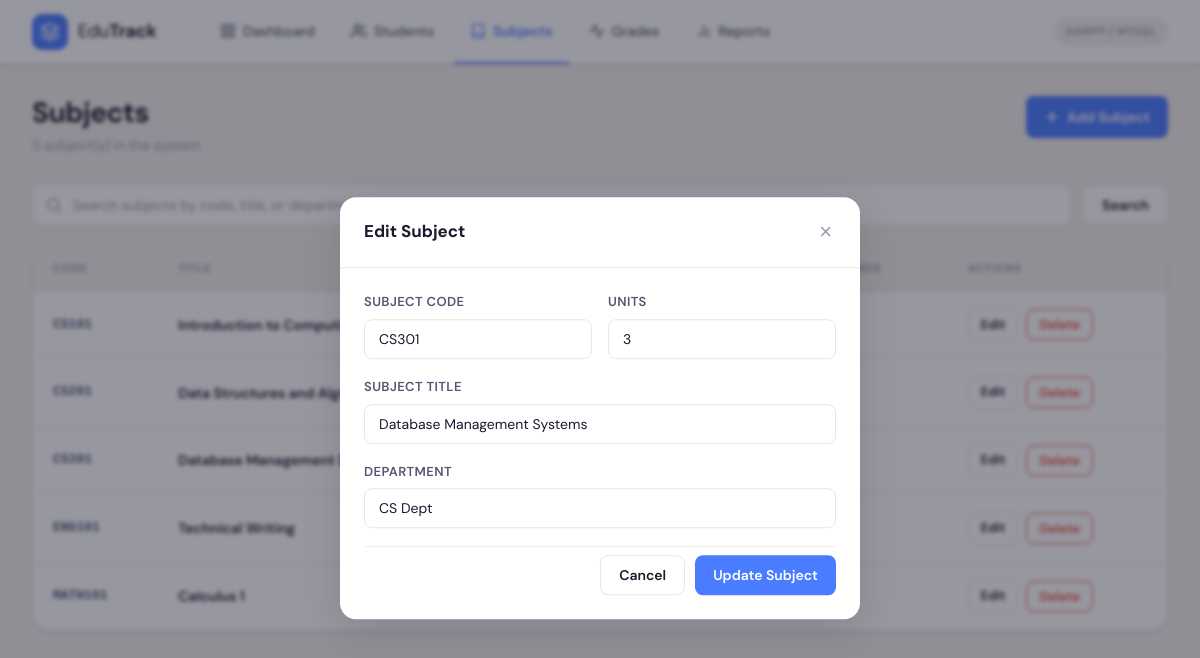
Screenshot of /pages/subjects.php?action=edit&id=3 with the database file from the repository.
### tables this page shows
CREATE TABLE IF NOT EXISTS subjects (
    id INT AUTO_INCREMENT PRIMARY KEY,
    code VARCHAR(20) UNIQUE NOT NULL,
    title VARCHAR(150) NOT NULL,
    units INT NOT NULL DEFAULT 3,
    department VARCHAR(100) NOT NULL,
    created_at TIMESTAMP DEFAULT CURRENT_TIMESTAMP
);

### pages/subjects.php (the view, shortened to what this page needs)
<?php
$db = getDB();
$search = $db->real_escape_string($_GET['search'] ?? '');
$where = $search ? "WHERE (code LIKE '%$search%' OR title LIKE '%$search%' OR department LIKE '%$search%')" : '';
$subjects = $db->query("SELECT s.*, (SELECT COUNT(*) FROM grades g WHERE g.subject_id = s.id) as grade_records FROM subjects s $where ORDER BY code");
$count = $db->query("SELECT COUNT(*) as c FROM subjects $where")->fetch_assoc()['c'];
require_once '../includes/header.php';
?>
<div class="page-header">
    <div class="page-title">
        <h1>Subjects</h1>
        <p><?= $count ?> subject(s) in the system</p>
    </div>
    <a href="subjects.php?action=add" class="btn btn-primary">
        <svg viewBox="0 0 24 24" fill="none"><line x1="12" y1="5" x2="12" y2="19" stroke="currentColor" stroke-width="2.5" stroke-linecap="round"/><line x1="5" y1="12" x2="19" y2="12" stroke="currentColor" stroke-width="2.5" stroke-linecap="round"/></svg>
        Add Subject
    </a>
</div>
<form method="GET" action="subjects.php" style="margin-bottom:20px">
    <div class="filter-bar">
        <div class="search-wrap">
            <svg viewBox="0 0 24 24" fill="none"><circle cx="11" cy="11" r="8" stroke="currentColor" stroke-width="2"/><path d="m21 21-4.35-4.35" stroke="currentColor" stroke-width="2" stroke-linecap="round"/></svg>
        </div>
        <button type="submit" class="btn btn-secondary">Search</button>
    </div>
</form>
<div class="table-wrapper">
    <table>
        <thead>
            <tr>
                <th>Code</th>
                <th>Title</th>
                <th>Units</th>
                <th>Department</th>
                <th>Grade Records</th>
                <th>Actions</th>
            </tr>
        </thead>
        <tbody>
        <?php while ($s = $subjects->fetch_assoc()): ?>
        <tr>
            <td class="td-number" style="font-weight:700"><?= htmlspecialchars($s['code']) ?></td>
            <td class="td-name"><?= htmlspecialchars($s['title']) ?></td>
            <td style="color: var(--primary); font-weight:700"><?= $s['units'] ?></td>
            <td class="td-muted"><?= htmlspecialchars($s['department']) ?></td>
            <td><?= $s['grade_records'] ?></td>
            <td>
                <div class="td-actions">
                    <a href="subjects.php?action=edit&id=<?= $s['id'] ?>" class="btn btn-sm btn-secondary">Edit</a>
                    <button onclick="confirmDelete('subjects.php?action=delete&id=<?= $s['id'] ?>', '<?= htmlspecialchars($s['code']) ?>')" class="btn btn-sm btn-danger">Delete</button>
                </div>
            </td>
        </tr>
        <?php endwhile; ?>
        </tbody>
    </table>
</div>
<?php require_once '../includes/footer.php'; ?>

### assets/css/style.css (style rules this page uses)
:root { --primary: #4A7CFF; --primary-dark: #3561E6; --primary-light: #EBF0FF; --accent-blue: #4A7CFF; --accent-green: #2ECC71; --accent-red: #E74C3C; --text-dark: #1A1A2E; --text-mid: #555770; --text-light: #9A9BB0; --bg-main: #F2F0EB; --bg-white: #FFFFFF; --bg-card: #FFFFFF; --border: #E8E6E0; --border-light: #F0EDE8; --shadow-sm: 0 1px 3px rgba(0,0,0,0.06), 0 1px 2px rgba(0,0,0,0.04); --shadow-md: 0 4px 16px rgba(0,0,0,0.08), 0 2px 6px rgba(0,0,0,0.05); --shadow-lg: 0 10px 40px rgba(0,0,0,0.12); --radius: 10px; --radius-lg: 16px; --transition: all 0.2s ease; --font-main: 'DM Sans', sans-serif; }
* { margin: 0; padding: 0; box-sizing: border-box; }
html, body { font-family: var(--font-main); background: var(--bg-main); color: var(--text-dark); font-size: 15px; line-height: 1.6; min-height: 100vh; }
.page-header { display: flex; justify-content: space-between; align-items: flex-start; margin-bottom: 28px; }
.page-title h1 { font-size: 28px; font-weight: 700; color: var(--text-dark); letter-spacing: -0.5px; line-height: 1.2; }
.page-title p { font-size: 14px; color: var(--text-light); margin-top: 4px; }
.btn { display: inline-flex; align-items: center; gap: 7px; padding: 10px 18px; border: none; border-radius: 8px; font-size: 14px; font-weight: 600; font-family: var(--font-main); cursor: pointer; transition: var(--transition); text-decoration: none; white-space: nowrap; }
.btn-primary { background: var(--primary); color: white; }
.btn-secondary { background: var(--bg-white); color: var(--text-dark); border: 1px solid var(--border); }
.btn-danger { background: white; color: var(--accent-red); border: 1px solid var(--accent-red); }
.btn-sm { padding: 6px 12px; font-size: 13px; }
.btn svg { width: 16px; height: 16px; }
.table-wrapper { background: var(--bg-card); border-radius: var(--radius-lg); border: 1px solid var(--border); box-shadow: var(--shadow-sm); overflow: hidden; }
table { width: 100%; border-collapse: collapse; }
thead tr { background: var(--bg-main); }
thead th { padding: 13px 20px; text-align: left; font-size: 11px; font-weight: 700; text-transform: uppercase; letter-spacing: 0.8px; color: var(--text-light); border-bottom: 1px solid var(--border); }
tbody tr { border-bottom: 1px solid var(--border-light); transition: background 0.15s ease; }
tbody tr:last-child { border-bottom: none; }
tbody td { padding: 16px 20px; font-size: 14px; color: var(--text-dark); }
.td-name { font-weight: 600; }
.td-number { font-family: 'DM Mono', monospace; font-size: 13px; color: var(--text-mid); }
.td-muted { color: var(--text-mid); }
.td-actions { display: flex; gap: 8px; align-items: center; }
.filter-bar { display: flex; gap: 12px; margin-bottom: 20px; align-items: center; }
.search-wrap { flex: 1; position: relative; }
.search-wrap svg { position: absolute; left: 14px; top: 50%; transform: translateY(-50%); width: 16px; height: 16px; color: var(--text-light); }

### rows the page displays
subjects: code "CS101", title "Introduction to Computing"
subjects: code "CS201", title "Data Structures and Algorithms"
subjects: code "CS301", title "Database Management Systems"
subjects: code "ENG101", title "Technical Writing"
subjects: code "MATH101", title "Calculus 1"
